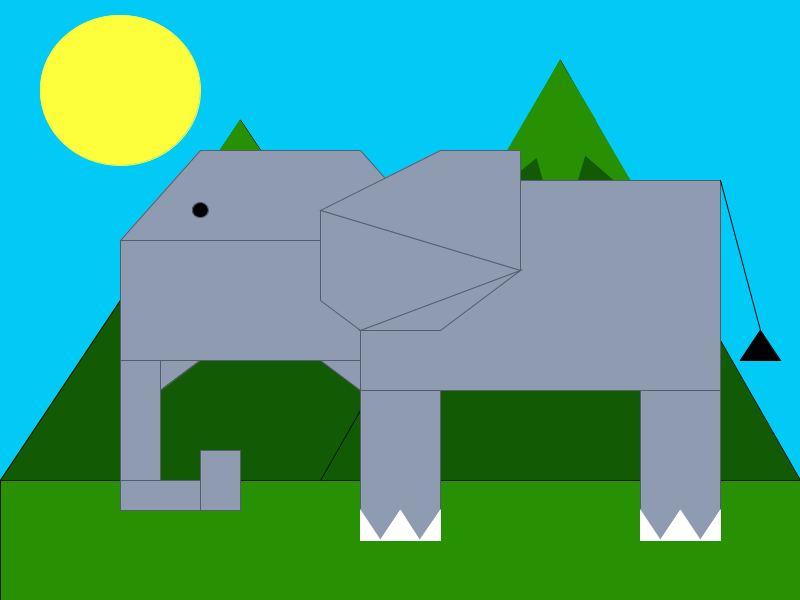
Frame 1 (no input)
Frame 60 (the mouse pressed at the canvas centre just before this capture): identical to frame 1, image omitted
Frame 120 (the mouse held since frame 60 and released just before this capture): identical to frame 1, image omitted

The Processing sketch that drew this single still picture (run headless with seeded random() and noise(); from frame 60 on, the mouse is pressed at the canvas centre):

// Processing sketch: Final_StationaryImage2_Theme2
// ── Final_StationaryImage2_Theme2.pde
void setup()
{
  size(800,600);
}

void draw()
{
  int w = width;
  int h = height;
  
  background(0,202,245);
  
  //mountains
  stroke(1, 22, 9);
  fill(18, 91, 4);
  triangle(0.3*w, 0.2*h,
            0*w, 0.8*h,
            0.6*w, 0.8*h);
  triangle(0.7*w, 0.1*h,
           0.4*w, 0.8*h,
           1.0*w, 0.8*h);
  
  //ground
  fill(40, 144, 3);
  rect(0.0*w, 0.8*h,
       1.0*w, 0.2*h);
  
  quad(0.25*w, 0.3*h,
       0.3*w, 0.2*h,
       0.35*w, 0.3*h,
       0.3*w, 0.5*h);
  
  //mountain peaks
  noStroke();
  triangle(0.175*w, 0.45*h,
           0.3*w, 0.2*h,
           0.35*w, 0.3*h);
  
  triangle(0.425*w, 0.45*h,
           0.3*w, 0.2*h,
           0.25*w, 0.3*h);
  
  quad(0.657*w, 0.2*h,
       0.7*w, 0.1*h,
       0.745*w, 0.2*h,
       0.7*w, 0.4*h);
  
  triangle(0.7*w, 0.1*h,
           0.73*w, 0.2*h,
           0.59*w, 0.35*h);
   
  triangle(0.7*w, 0.1*h,
           0.68*w, 0.2*h,
           0.81*w, 0.35*h);
  
  //sun
  fill(253, 255, 60);
  stroke(253, 255, 60);
  ellipse(0.15*w, 0.15*h,
          0.2*w, 0.25*h);

  ///////////////////////////////////////////////
  stroke(0);
  fill(142,155,177);
  stroke(84,93,108);
  
  //body
  rect(0.45*w, 0.3*h,
       0.45*w, 0.35*h);
       
  //legs
  rect(0.45*w, 0.65*h,
       0.1*w, 0.25*h);
       
  rect(0.8*w, 0.65*h,
       0.1*w, 0.25*h);
  
  //head
  quad(0.25*w, 0.25*h,
       0.45*w, 0.25*h,
       0.55*w, 0.4*h,
       0.15*w, 0.4*h);
       
  rect(0.15*w, 0.4*h,
       0.3*w, 0.2*h);
       
  triangle(0.4*w, 0.6*h,
           0.45*w, 0.6*h,
           0.45*w, 0.65*h);
           
  //trunk
  triangle(0.2*w, 0.6*h,
           0.25*w, 0.6*h,
           0.2*w, 0.65*h);
  
  rect(0.15*w, 0.6*h,
       0.05*w, 0.2*h);
       
  rect(0.15*w, 0.8*h,
       0.15*w, 0.05*h);
       
  rect(0.25*w, 0.75*h,
       0.05*w, 0.1*h);
       
  
  //ear
  quad(0.4*w, 0.35*h,
       0.55*w, 0.25*h,
       0.65*w, 0.25*h,
       0.65*w, 0.45*h);
  
  quad(0.4*w, 0.35*h,
       0.4*w, 0.5*h,
       0.45*w, 0.55*h,
       0.65*w, 0.45*h);
  
  triangle(0.65*w, 0.45*h,
           0.45*w, 0.55*h,
           0.55*w, 0.55*h);
  
  //eye
  fill(0);
  
  ellipse(0.25*w, 0.35*h,
          0.02*w, 0.025*h);
  
  //foot
  fill(255);
  stroke(255);
  
  triangle(0.45*w, 0.85*h,
           0.45*w, 0.9*h,
           0.475*w, 0.9*h);
  
  triangle(0.5*w, 0.85*h,
           0.475*w, 0.9*h,
           0.525*w, 0.9*h);
           
  triangle(0.55*w, 0.85*h,
           0.525*w, 0.9*h,
           0.55*w, 0.9*h);
           
  //foot
  triangle(0.8*w, 0.85*h,
           0.8*w, 0.9*h,
           0.825*w, 0.9*h);
           
  triangle(0.85*w, 0.85*h,
           0.825*w, 0.9*h,
           0.875*w, 0.9*h);
  
  triangle(0.9*w, 0.85*h,
           0.875*w, 0.9*h,
           0.9*w, 0.9*h);
           
  //tail
  stroke(0);
  line(0.9*w, 0.3*h,
       0.95*w, 0.55*h);
  
  fill(0);
  triangle(0.95*w, 0.55*h,
           0.925*w, 0.6*h,
           0.975*w, 0.6*h);

       
save("resultInWindow.png");
}
